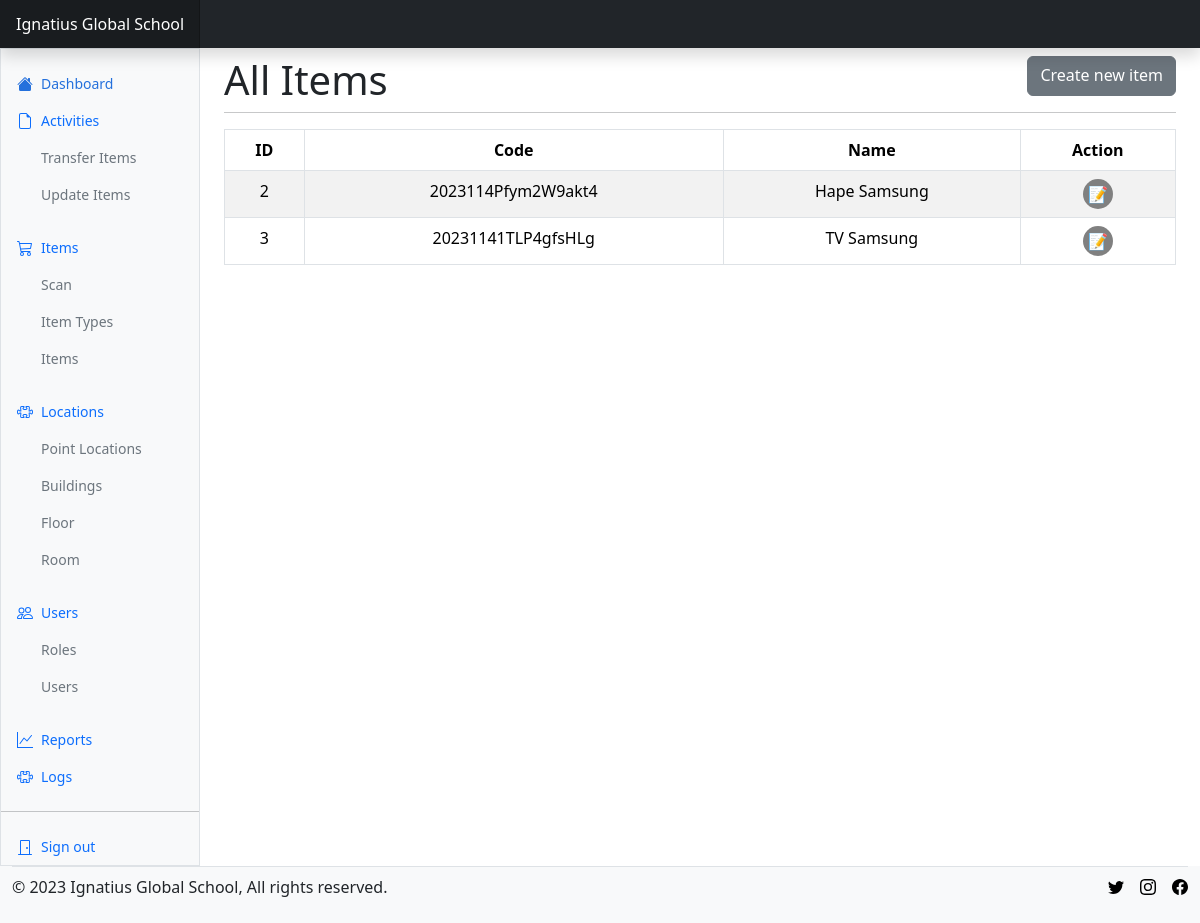
Page /items (signed in) on the earlier database version.
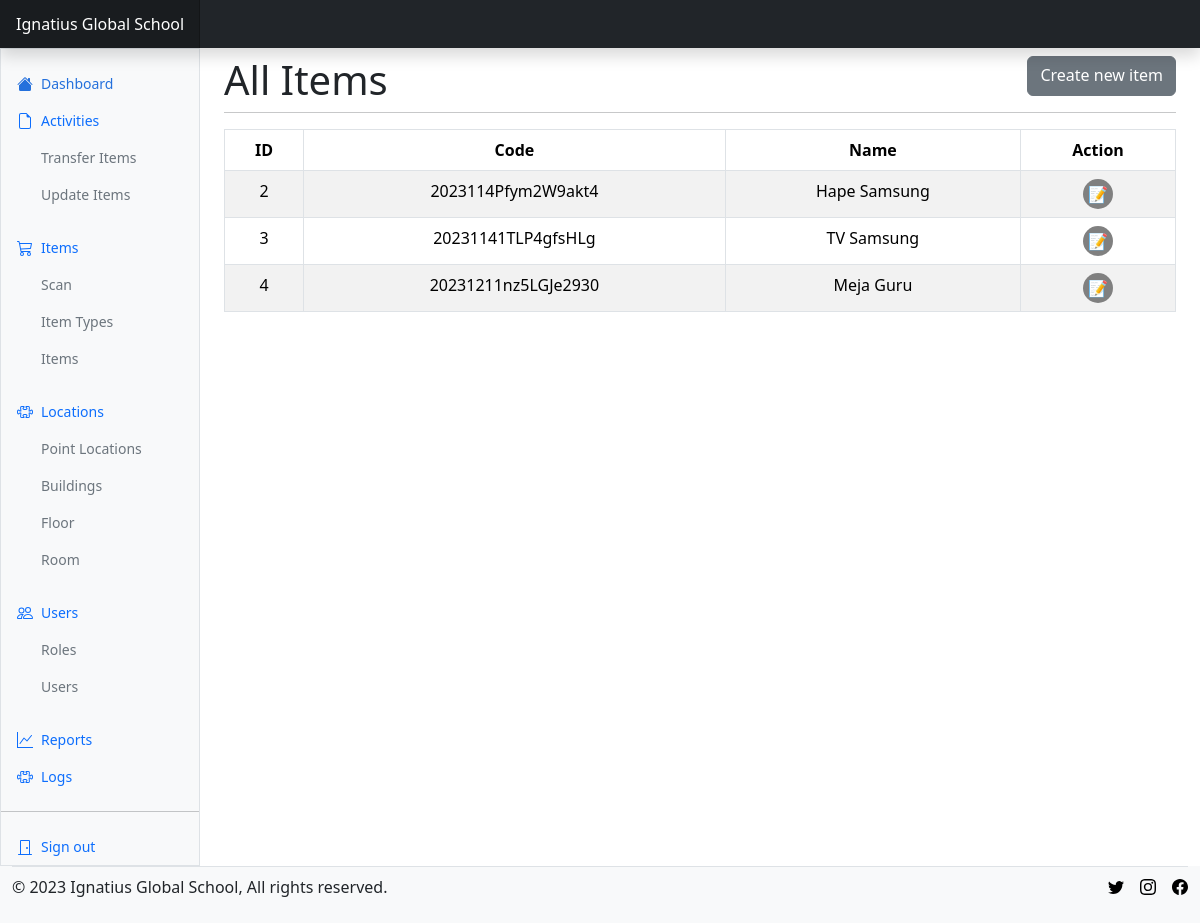
Same page on the later database version.
### application/models/items/items.py (models this page shows, shortened)
class Item(db.Model):
    __tablename__ = "items"
    id = db.Column(db.Integer, primary_key = True)
    code = db.Column(db.String(256), nullable = False, unique = True, index = True)
    name = db.Column(db.String(256), nullable = False)
    length = db.Column(db.Float, default = 0)
    width = db.Column(db.Float, default = 0)
    height = db.Column(db.Float, default = 0)
    weight = db.Column(db.Float, default = 0)
    color = db.Column(db.String(128))
    photo_item = db.Column(db.String(256), default = "items/default.jpg")
    is_electronic = db.Column(db.Boolean, default = False)
    is_waterresistant = db.Column(db.Boolean, default = False)
    price = db.Column(db.Float, default = 0)
    make = db.Column(db.String(256))
    model = db.Column(db.String(256))
    store = db.Column(db.String(256))
    volume_cc = db.Column(db.Float, default = 0)
    material = db.Column(db.String(256))
    machine_number = db.Column(db.String(256))
    police_state_number = db.Column(db.String(256))
    serial_number = db.Column(db.String(256))
    date_purchased = db.Column(db.DateTime, default = datetime.utcnow())
    budget_type = db.Column(db.String(256), default = "Dana Masyarakat")
    origin_country = db.Column(db.String(256), default = "Indonesia")
    percent_depreciation_per_year = db.Column(db.Float, default = 0)
    percent_demage = db.Column(db.Float, default = 0)
    is_available = db.Column(db.Boolean, default = True)
    is_broken = db.Column(db.Boolean, default = False)
    is_active = db.Column(db.Boolean, default = True)
    date_created = db.Column(db.DateTime, default = datetime.utcnow())
    date_updated = db.Column(db.DateTime)
    photo_location = db.Column(db.String(256), default = "default.jpg")
    room_id = db.Column(db.Integer, db.ForeignKey("rooms.id"), nullable = False)
    created_by = db.Column(db.Integer, db.ForeignKey("users.id"), nullable = False)
    item_type_id = db.Column(db.Integer, db.ForeignKey("item_types.id"), nullable = False)
    description = db.Column(db.Text)
    transfered_histories = db.relationship("Transfer", backref = "transfered_histories", lazy = True)
    updated_histories = db.relationship("Update", backref = "updated_histories", lazy = True)

### application/routes/items/items.py (the view)
@items.route('/items')
@login_required
def all():
    items = Item.query.all()
    data = []
    for item in items:
        data.append({
            'ID': item.id,
            'Code': item.code,
            'Name': item.name,
            'Action': f'<div class="action-btn"><a href="{url_for("items.update", id=item.id)}">📝</a></div>'
        }) #<a style="margin-left: 15px;" href="{url_for("items.delete", id=item.id)}">❌</a>
    df = pd.DataFrame(data)
    html_table = df.to_html(classes='table table-striped table-bordered', escape=False, index=False)
    return render_template('pages/items/view_all_items.html', title="All Items", html_table=html_table)

### application/utils/__init__.py (called while the page is built)
@login_manager.user_loader
def load_user(user_id):
    return User.query.get(int(user_id))

### application/views/pages/items/view_all_items.html
{% extends 'layout.html' %}
{% block content %}
    <div class="content-header d-flex justify-content-between" style="height: 40px;">
        <h1>{{ title }}</h1>
        <a class="btn btn-secondary" href="{{ url_for('items.add') }}">Create new item</a>
    </div>
    <hr>
    <div class="text-center">
        {{ html_table | safe }}
    </div>
{% endblock content %}

### application/views/layout.html (shortened to what this page needs)
<!doctype html>
<html lang="en">
  <head>
  <link rel="stylesheet" href="https://cdn.jsdelivr.net/npm/@docsearch/css@3">
  <link rel="stylesheet" href="{{ url_for('static', filename='/bootstrap-5.3.2-dist/css/bootstrap.min.css') }}">
  <link rel="stylesheet" href="{{ url_for('static', filename='/style.css') }}">
  </head>
  <body>
    {% include "components/header.html" %}
    <div class="container-fluid">
        <div class="row">
            {% if current_user.is_authenticated %}
              {% include "components/login_sidebar.html" %}
            {% else %}
              {% include "components/logout_sidebar.html" %}
            {% endif %}
            <main class="col-md-9 ms-sm-auto col-lg-10 px-md-4 min-vh-100 my-2">
                {% block content %}{% endblock content %}
            </main>
            {% include "components/footer.html" %}
        </div>
    </div>
</body>
</html>

### application/views/components/header.html (shortened to what this page needs)
<header class="navbar sticky-top bg-dark flex-md-nowrap p-0 shadow" data-bs-theme="dark">
    <a class="navbar-brand col-md-3 col-lg-2 me-0 px-3 fs-6 text-white" href="#">Ignatius Global School</a>
</header>

### application/views/components/login_sidebar.html (shortened to what this page needs)
<div class="sidebar border border-right col-md-3 col-lg-2 p-0 bg-body-tertiary">
    <div class="offcanvas-md offcanvas-end bg-body-tertiary" tabindex="-1" id="sidebarMenu" aria-labelledby="sidebarMenuLabel">
        <div class="offcanvas-body d-md-flex flex-column p-0 pt-lg-3 overflow-y-auto">
        <ul class="nav flex-column">
            <li class="nav-item">
            <a class="nav-link d-flex align-items-center gap-2 active" aria-current="page" href="{{ url_for('users.index') }}">
                <svg class="bi"><use xlink:href="#house-fill"/></svg>
                Dashboard
            </a>
            </li>
            <li class="nav-item">
            <a class="nav-link d-flex align-items-center gap-2" href="#">
                <svg class="bi"><use xlink:href="#file-earmark"/></svg>
                Activities
            </a>
            <ul class="nav flex-column ms-4 mb-3">
                <li class="nav-item">
                    <a class="nav-link d-flex align-items-center gap-2 text-secondary" href="{{ url_for('locations.all') }}">Transfer Items</a>
                </li>
                <li class="nav-item">
                    <a class="nav-link d-flex align-items-center gap-2 text-secondary" href="{{ url_for('buildings.all') }}">Update Items</a>
                </li>
            </ul>
            </li>
            <li class="nav-item">
            <a class="nav-link d-flex align-items-center gap-2" href="#">
                <svg class="bi"><use xlink:href="#cart"/></svg>
                Items
            </a>
            <ul class="nav flex-column ms-4 mb-3">
                <li class="nav-item">
                    <a class="nav-link d-flex align-items-center gap-2 text-secondary" href="{{ url_for('items.scan') }}">Scan</a>
                </li>
                <li class="nav-item">
                    <a class="nav-link d-flex align-items-center gap-2 text-secondary" href="{{ url_for('item_types.all') }}">Item Types</a>
                </li>
                <li class="nav-item">
                    <a class="nav-link d-flex align-items-center gap-2 text-secondary" href="{{ url_for('items.all') }}">Items</a>
                </li>
            </ul>
            </li>
            <li class="nav-item">
            <a class="nav-link d-flex align-items-center gap-2" href="#">
                <svg class="bi"><use xlink:href="#puzzle"/></svg>
                Locations
            </a>
                <ul class="nav flex-column ms-4 mb-3">
                    <li class="nav-item">
                        <a class="nav-link d-flex align-items-center gap-2 text-secondary" href="{{ url_for('locations.all') }}">Point Locations</a>
                    </li>
                    <li class="nav-item">
                        <a class="nav-link d-flex align-items-center gap-2 text-secondary" href="{{ url_for('buildings.all') }}">Buildings</a>
                    </li>
                    <li class="nav-item">
                        <a class="nav-link d-flex align-items-center gap-2 text-secondary" href="{{ url_for('floors.all') }}">Floor</a>
                    </li>
                    <li class="nav-item">
                        <a class="nav-link d-flex align-items-center gap-2 text-secondary" href="{{ url_for('rooms.all') }}">Room</a>
                    </li>
                </ul>
            </li>
            <li class="nav-item">
                <a class="nav-link d-flex align-items-center gap-2" href="#">
                    <svg class="bi"><use xlink:href="#people"/></svg>
                    Users
                </a>
                <ul class="nav flex-column ms-4 mb-3">
                    <li class="nav-item">
                        <a class="nav-link d-flex align-items-center gap-2 text-secondary" href="{{ url_for('locations.all') }}">Roles</a>
                    </li>
                    <li class="nav-item">
                        <a class="nav-link d-flex align-items-center gap-2 text-secondary" href="{{ url_for('buildings.all') }}">Users</a>
                    </li>
                </ul>
            </li>
            <li class="nav-item">
                <a class="nav-link d-flex align-items-center gap-2" href="#">
                    <svg class="bi"><use xlink:href="#graph-up"/></svg>
                    Reports
                </a>
            </li>
            <li class="nav-item">
            <a class="nav-link d-flex align-items-center gap-2" href="#">
                <svg class="bi"><use xlink:href="#puzzle"/></svg>
                Logs
            </a>
            </li>
        </ul>
        <hr class="my-3">
        <ul class="nav flex-column mb-auto">
            <li class="nav-item">
            <a class="nav-link d-flex align-items-center gap-2" href="{{ url_for('users.logout') }}">
                <svg class="bi"><use xlink:href="#door-closed"/></svg>
                Sign out
            </a>
            </li>
        </ul>
        </div>
    </div>
</div>

### application/views/components/footer.html (shortened to what this page needs)
<div class="container-fluid bg-body-tertiary">
    <footer>
      <div class="d-flex flex-column flex-sm-row justify-content-between py-2 border-top">
        <p>© 2023 Ignatius Global School, All rights reserved.</p>
        <ul class="list-unstyled d-flex">
          <li class="ms-3"><a class="link-body-emphasis" href="#"><svg class="bi" width="24" height="24"><use xlink:href="#twitter"></use></svg></a></li>
          <li class="ms-3"><a class="link-body-emphasis" href="#"><svg class="bi" width="24" height="24"><use xlink:href="#instagram"></use></svg></a></li>
          <li class="ms-3"><a class="link-body-emphasis" href="#"><svg class="bi" width="24" height="24"><use xlink:href="#facebook"></use></svg></a></li>
        </ul>
      </div>
    </footer>
</div>

### application/static/style.css (style rules this page uses)
* { padding: 0px; margin: 0px; box-sizing: border-box; }
table, th, td { text-align: center; }
div.action-btn a { text-decoration: none; display: inline-block; width: 30px; height: 30px; border-radius: 15px; background-color: gray; line-height: 30px; }

### application/views/layout.html (style rules this page uses)
.bi { display: inline-block; width: 1rem; height: 1rem; }
.sidebar .nav-link { font-size: .875rem; font-weight: 500; }
.sidebar .nav-link.active { color: #2470dc; }
.navbar-brand { padding-top: .75rem; padding-bottom: .75rem; background-color: rgba(0, 0, 0, .25); box-shadow: inset -1px 0 0 rgba(0, 0, 0, .25); }
.bi { vertical-align: -.125em; fill: currentColor; }

Differences in the rows shown:
no longer on this page (row unchanged): Item: name "ID Code Name Action 2 2023114Pfym2W9akt4 Hape Samsung 📝 3 20231141TLP4gfsHLg TV Samsung 📝"
added Item: name "ID Code Name Action 2 2023114Pfym2W9akt4 Hape Samsung 📝 3 20231141TLP4gfsHLg TV Samsung 📝 4 20231211nz5LGJe2930 Meja Guru 📝"
